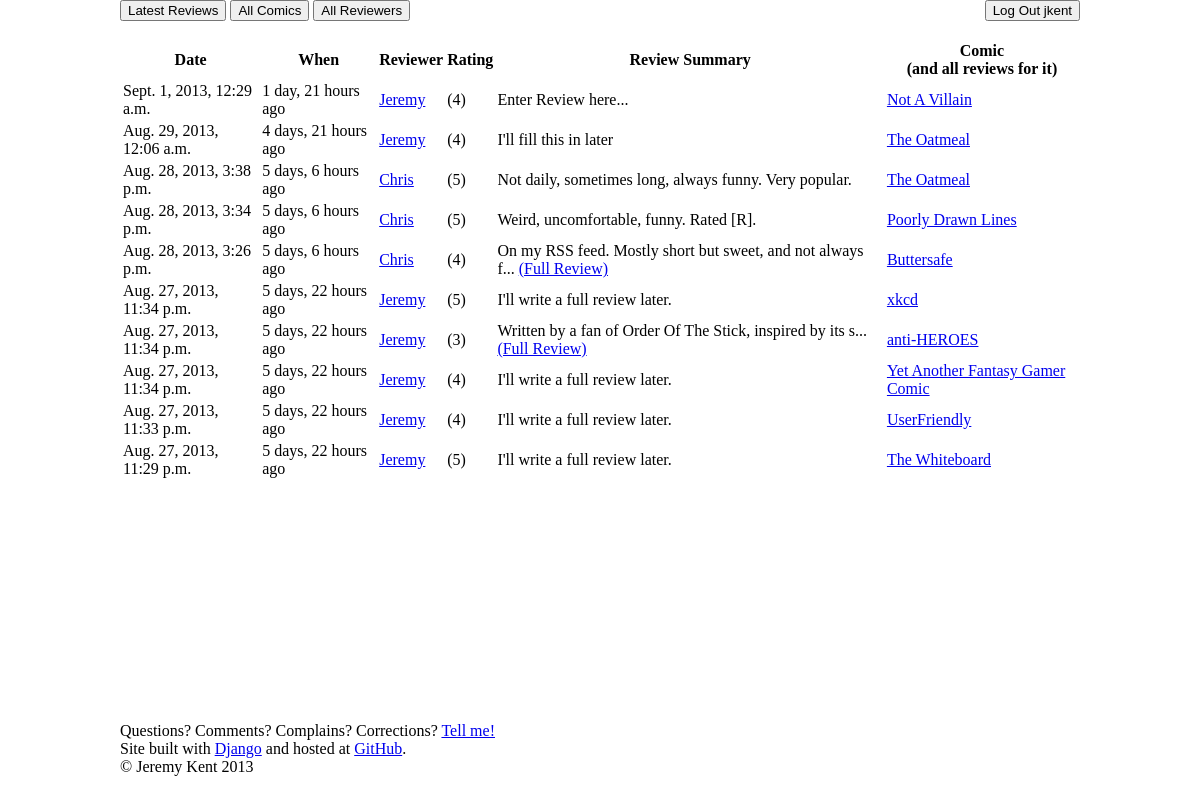
The app's page / (signed in) with its own data.
### reviews/models.py (models this page shows, shortened)
class Review(models.Model):
    comic = models.ForeignKey(Comic)
    reviewer = models.ForeignKey(Reviewer)
    review_text = models.CharField(max_length=2000)
    stars = models.IntegerField(default=0)
    pub_date = models.DateTimeField('date reviewed')
    def summary(self):
        maxlen = 60
        t = self.review_text.strip()
        if len(t) > maxlen:
            return t[:maxlen-3] + '...'
        else:
            return t

class Reviewer(models.Model):
    user = models.OneToOneField(User)
    name = models.CharField(max_length=50)
    admin = models.BooleanField(default=False)

class Comic(models.Model):
    RATING_UNRATED = 'un'
    RATING_G       = 'g'
    RATING_PG      = 'pg'
    RATING_PG_13   = 'pg13'
    RATING_R       = 'r'
    RATING_NC_17   = 'nc17'
    MPAA_RATING_CHOICES = (
        (RATING_UNRATED, '(Unrated)'),
        (RATING_G,       'G'),
        (RATING_PG,      'PG'),
        (RATING_PG_13,   'PG-13'),
        (RATING_R,       'R'),
        (RATING_NC_17,   'NC-17'),
    )
    name = models.CharField(max_length=50)
    url = models.CharField(max_length=200)
    mpaa_rating = models.CharField(
        max_length=4,
        choices=MPAA_RATING_CHOICES,
        default=RATING_UNRATED)
    def __unicode__(self):
        return self.name

### reviews/views.py (the view)
# urls.py: url(r'^$', views.ReviewIndexView.as_view(), name='index'),
class ReviewIndexView(generic.ListView):
    def get_queryset(self):
        return Review.objects.order_by('-pub_date')[:10]

### ibcomics/templates/reviews/review_list.html (shortened to what this page needs)
{% extends 'reviews/base.html' %}
{% load humanize %}
{% block allcomics %}{{ block.super }}{% endblock %}
{% block allreviewers %}{{ block.super }}{% endblock %}
{% block loginout %}{{ block.super }}{% endblock %}
{% block allreviews %}
    {{ block.super }}
{% endblock %}
{% block content %}
    {% if review_list %}
        <table class="latestreviews" id="latestreviews">
            <thead>
                <tr>
                    <th>Date</th>
                    <th>When</th>
                    <th>Reviewer</th>
                    <th>Rating</th>
                    <th>Review Summary</th>
                    <th>Comic<br />(and all reviews for it)</th>
                </tr>
            </thead>
            <tbody>
                {% for review in review_list %}
                    <tr>
                        <td>{{ review.pub_date }}</td>
                        <td>{{ review.pub_date|naturaltime }}</td>
                        <td><a href="{% url 'reviewerdetail' review.reviewer.id %}">{{ review.reviewer.name }}</a></td>
                        <td>
                            ({{ review.stars }})
                        </td>
                        <td>
                            {{ review.summary }}
                            {% if review.review_text != review.summary %}
                                <a href="{% url 'detail' review.id %}">(Full Review)</a>
                            {% endif %}
                        </td>
                        <td>
                            <a href="{% url 'comicdetail' review.comic.id %}">{{ review.comic }}</a>
                        </td>
                    </tr>
                {% endfor %}
            </tbody>
        </table>
    {% else %}
        <p>No reviews are available.</p>
    {% endif %}
{% endblock %}

### ibcomics/templates/reviews/base.html (shortened to what this page needs)
{% load static from staticfiles %}
<!DOCTYPE html>
<html lang='en'>
    <head>
        <link type="text/css" rel="stylesheet" href='//ajax.aspnetcdn.com/ajax/jquery.ui/1.8.10/themes/cupertino/jquery-ui.css' />
        <link type="text/css" rel="stylesheet" href='//ajax.aspnetcdn.com/ajax/jquery.dataTables/1.9.4/css/jquery.dataTables.css'/>
        <link type="text/css" rel="stylesheet" href='{% static "reviews/css/rateit.css" %}'/>
        <link type="text/css" rel="stylesheet" href='{% static "reviews/css/reviews.css" %}'/>
    </head>
    <body>
        <div id="wrap">
            <div id="header">
                <div id="toolbar" class="ui-widget-header ui-corner-all">
                    {% block allreviews %}
                        <a href="{% url 'index' %}"><button id="menubtn_latestreviews">Latest Reviews</button></a>
                    {% endblock %}
                    {% block allcomics %}
                        <a href="{% url 'comicsindex' %}"><button id="menubtn_allcomics">All Comics</button></a>
                    {% endblock %}
                    {% block allreviewers %}
                        <a href="{% url 'reviewersindex' %}"><button id="menubtn_allreviewers">All Reviewers</button></a>
                    {% endblock %}
                    {% block loginout %}
                        {% if user and user.is_active %}
                            <a href="{% url 'logout_view' %}"><button id="menubtn_loginout" class="menubtn_right">Log Out {{user.username}}</button></a>
                        {% else %}
                            <a href="{% url 'loginreviewerindex' %}"><button id="menubtn_loginout" class="menubtn_right">Log In</button></a>
                            <script>$( "#menubtn_loginout" ).button();</script>
                        {% endif %}
                    {% endblock %}
                </div>
                <br />
            </div>
            <div id="main">
                <div id='content' class="ui-widget-container">
                    {% block content %}{% endblock %}
                </div>
            </div>
        </div>
        <div id="footer">
            <br />
            Questions?  Comments? Complains? Corrections? <a href="mailto:ibiwan@gmail.com">Tell me!</a><br />
            Site built with <a href="https://www.djangoproject.com/">Django</a>
            and hosted at <a href="https://github.com/ibiwan/ibcomics">GitHub</a>.<br />
            &copy; Jeremy Kent 2013
        </div>
    </body>
</html>

### reviews/static/reviews/css/reviews.css (style rules this page uses)
html, body { height: 100%; }
#wrap { min-height: 100%; }
#main { overflow:auto; padding-bottom: 6em; }
#footer { position: relative; margin-top: -6em; height: 6em; clear:both; }
body:before { content:""; height:100%; float:left; width:0; margin-top:-32767px;/ }
body { width:80%; margin:0 auto; }
.menubtn_right { float:right; }

### records on screen
Review: pub_date "Sept. 1, 2013, 12:29 a.m.", pub_date "1 day, 21 hours ago", reviewer.name "Jeremy", stars "4", summary "Enter Review here...", comic "Not A Villain"
Review: pub_date "Aug. 29, 2013, 12:06 a.m.", pub_date "4 days, 21 hours ago", reviewer.name "Jeremy", stars "4", summary "I'll fill this in later", comic "The Oatmeal"
Review: pub_date "Aug. 28, 2013, 3:38 p.m.", pub_date "5 days, 6 hours ago", reviewer.name "Chris", stars "5", summary "Not daily, sometimes long, always funny. Very popular.", comic "The Oatmeal"
Review: pub_date "Aug. 28, 2013, 3:34 p.m.", pub_date "5 days, 6 hours ago", reviewer.name "Chris", stars "5", summary "Weird, uncomfortable, funny. Rated [R].", comic "Poorly Drawn Lines"
Review: pub_date "Aug. 28, 2013, 3:26 p.m.", pub_date "5 days, 6 hours ago", reviewer.name "Chris", stars "4", summary "On my RSS feed. Mostly short but sweet, and not always f...", shows "(Full Review)", comic "Buttersafe"
Review: pub_date "Aug. 27, 2013, 11:34 p.m.", pub_date "5 days, 22 hours ago", reviewer.name "Jeremy", stars "5", summary "I'll write a full review later.", comic "xkcd"
Review: pub_date "Aug. 27, 2013, 11:34 p.m.", pub_date "5 days, 22 hours ago", reviewer.name "Jeremy", stars "3", summary "Written by a fan of Order Of The Stick, inspired by its s...", shows "(Full Review)", comic "anti-HEROES"
Review: pub_date "Aug. 27, 2013, 11:34 p.m.", pub_date "5 days, 22 hours ago", reviewer.name "Jeremy", stars "4", summary "I'll write a full review later.", comic "Yet Another Fantasy Gamer Comic"
Review: pub_date "Aug. 27, 2013, 11:33 p.m.", pub_date "5 days, 22 hours ago", reviewer.name "Jeremy", stars "4", summary "I'll write a full review later.", comic "UserFriendly"
Review: pub_date "Aug. 27, 2013, 11:29 p.m.", pub_date "5 days, 22 hours ago", reviewer.name "Jeremy", stars "5", summary "I'll write a full review later.", comic "The Whiteboard"

### other values on screen
{{ user.username }} "jkent"
